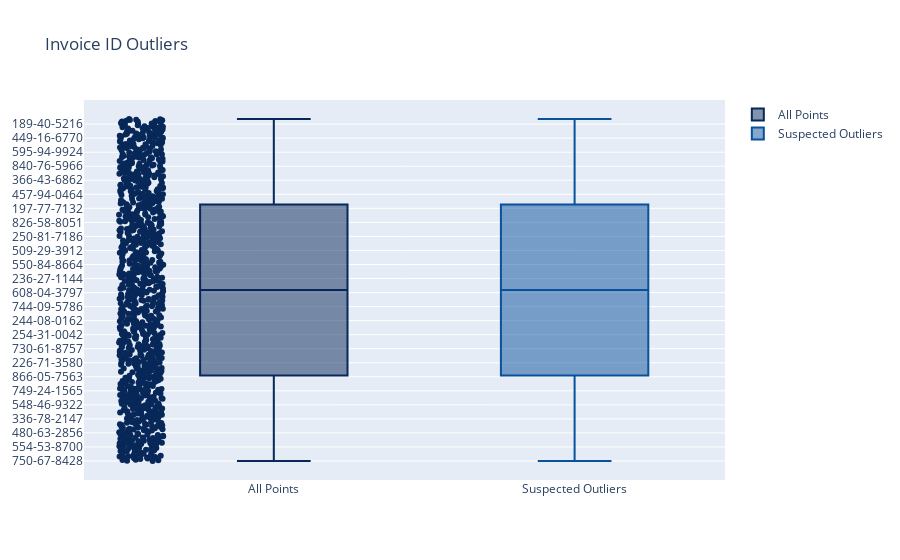
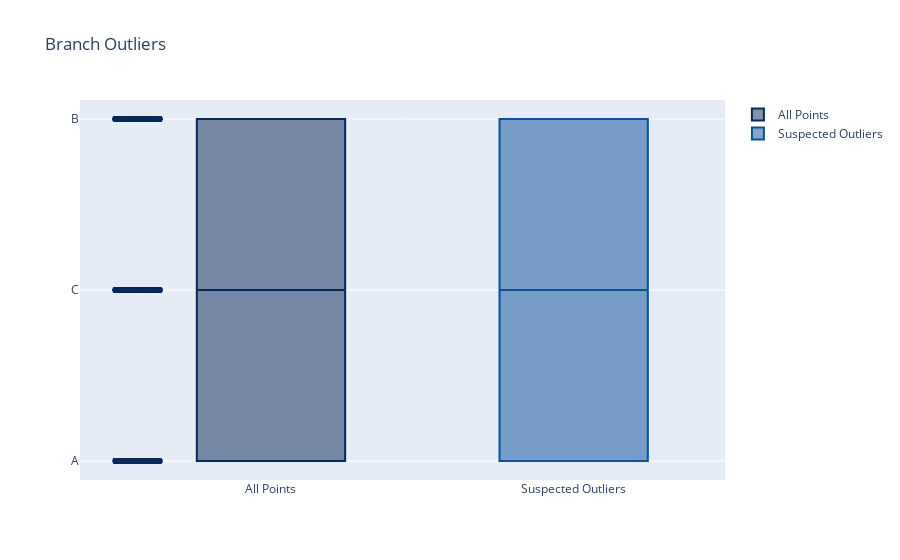
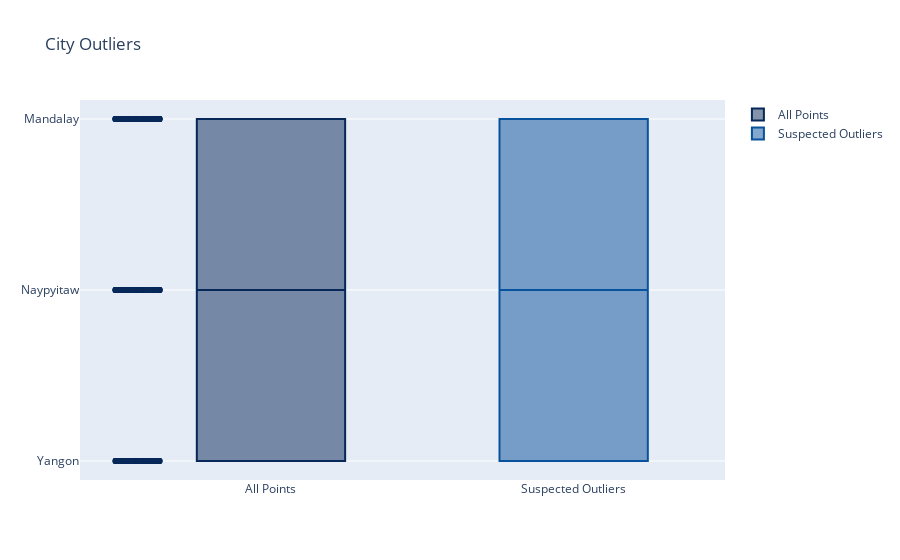
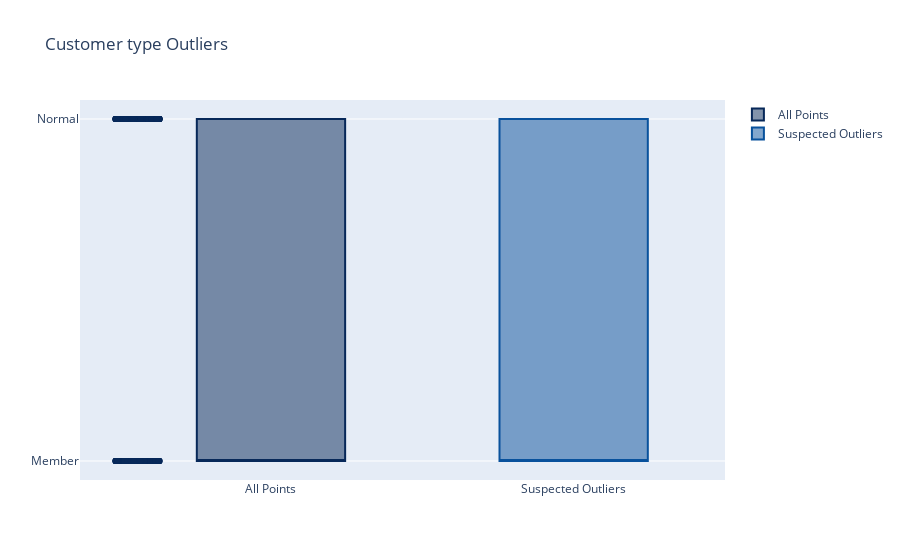

The notebook cell these images were saved under, in order:
### Code cell
for columns in retail:
    OutLiersBox(retail,columns)

### Figure 1 — Plotly figure (JSON) as saved in the notebook; plotly's stock layout.template omitted (floating-point values rounded to 4 significant figures; data arrays with more than 128 entries replaced by an {"elided": "..."} marker saying what was removed)
{"data": [{"boxpoints": "all", "jitter": 0.3, "line": {"color": "rgb(7,40,89)"}, "marker": {"color": "rgb(7,40,89)"}, "name": "All Points", "pointpos": -1.8, "type": "box", "y": {"elided": "1000 str values"}}, {"boxpoints": "suspectedoutliers", "line": {"color": "rgb(8,81,156)"}, "marker": {"color": "rgb(8,81,156)", "line": {"outliercolor": "rgba(219, 64, 82, 0.6)", "outlierwidth": 2}, "outliercolor": "rgba(219, 64, 82, 0.6)"}, "name": "Suspected Outliers", "type": "box", "y": {"elided": "1000 str values"}}], "layout": {"title": {"text": "Invoice ID Outliers"}}}

### Figure 2 — Plotly figure (JSON) as saved in the notebook; plotly's stock layout.template omitted (floating-point values rounded to 4 significant figures; data arrays with more than 128 entries replaced by an {"elided": "..."} marker saying what was removed)
{"data": [{"boxpoints": "all", "jitter": 0.3, "line": {"color": "rgb(7,40,89)"}, "marker": {"color": "rgb(7,40,89)"}, "name": "All Points", "pointpos": -1.8, "type": "box", "y": {"elided": "1000 str values"}}, {"boxpoints": "suspectedoutliers", "line": {"color": "rgb(8,81,156)"}, "marker": {"color": "rgb(8,81,156)", "line": {"outliercolor": "rgba(219, 64, 82, 0.6)", "outlierwidth": 2}, "outliercolor": "rgba(219, 64, 82, 0.6)"}, "name": "Suspected Outliers", "type": "box", "y": {"elided": "1000 str values"}}], "layout": {"title": {"text": "Branch Outliers"}}}

### Figure 3 — Plotly figure (JSON) as saved in the notebook; plotly's stock layout.template omitted (floating-point values rounded to 4 significant figures; data arrays with more than 128 entries replaced by an {"elided": "..."} marker saying what was removed)
{"data": [{"boxpoints": "all", "jitter": 0.3, "line": {"color": "rgb(7,40,89)"}, "marker": {"color": "rgb(7,40,89)"}, "name": "All Points", "pointpos": -1.8, "type": "box", "y": {"elided": "1000 str values"}}, {"boxpoints": "suspectedoutliers", "line": {"color": "rgb(8,81,156)"}, "marker": {"color": "rgb(8,81,156)", "line": {"outliercolor": "rgba(219, 64, 82, 0.6)", "outlierwidth": 2}, "outliercolor": "rgba(219, 64, 82, 0.6)"}, "name": "Suspected Outliers", "type": "box", "y": {"elided": "1000 str values"}}], "layout": {"title": {"text": "City Outliers"}}}

### Figure 4 — Plotly figure (JSON) as saved in the notebook; plotly's stock layout.template omitted (floating-point values rounded to 4 significant figures; data arrays with more than 128 entries replaced by an {"elided": "..."} marker saying what was removed)
{"data": [{"boxpoints": "all", "jitter": 0.3, "line": {"color": "rgb(7,40,89)"}, "marker": {"color": "rgb(7,40,89)"}, "name": "All Points", "pointpos": -1.8, "type": "box", "y": {"elided": "1000 str values"}}, {"boxpoints": "suspectedoutliers", "line": {"color": "rgb(8,81,156)"}, "marker": {"color": "rgb(8,81,156)", "line": {"outliercolor": "rgba(219, 64, 82, 0.6)", "outlierwidth": 2}, "outliercolor": "rgba(219, 64, 82, 0.6)"}, "name": "Suspected Outliers", "type": "box", "y": {"elided": "1000 str values"}}], "layout": {"title": {"text": "Customer type Outliers"}}}
